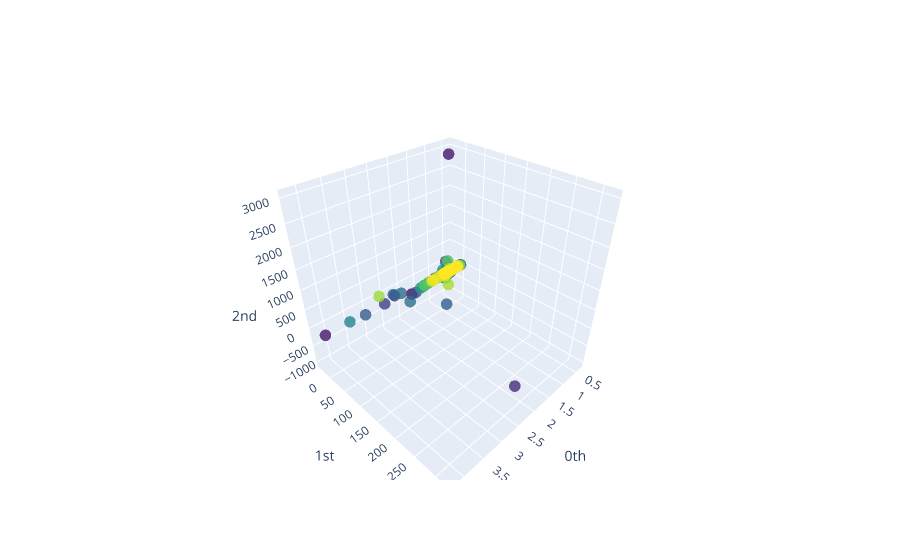

The notebook cell this image was saved under:
### Code cell
from gtda.plotting import plot_point_cloud
plot_point_cloud(X)

### Figure 1 — Plotly figure (JSON) as saved in the notebook; plotly's stock layout.template omitted (floating-point values rounded to 4 significant figures; data arrays with more than 128 entries replaced by an {"elided": "..."} marker saying what was removed)
{"data": [{"marker": {"color": {"elided": "3991 int values"}, "colorscale": [[0, "#440154"], [0.1111, "#482878"], [0.2222, "#3e4989"], [0.3333, "#31688e"], [0.4444, "#26828e"], [0.5556, "#1f9e89"], [0.6667, "#35b779"], [0.7778, "#6ece58"], [0.8889, "#b5de2b"], [1, "#fde725"]], "opacity": 0.8, "size": 4}, "mode": "markers", "type": "scatter3d", "x": {"elided": "3991 float values"}, "y": {"elided": "3991 float values"}, "z": {"elided": "3991 float values"}}], "layout": {"scene": {"xaxis": {"exponentformat": "e", "showexponent": "all", "title": {"text": "0th"}, "type": "linear"}, "yaxis": {"exponentformat": "e", "showexponent": "all", "title": {"text": "1st"}, "type": "linear"}, "zaxis": {"exponentformat": "e", "showexponent": "all", "title": {"text": "2nd"}, "type": "linear"}}}}
